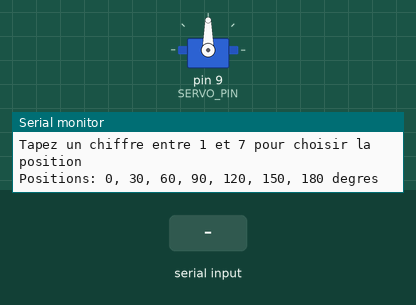
A sketch run on a simulated Arduino Uno, built with avr-gcc and run on an emulated ATmega328P. On the bench: servo, the last lines printed to the serial monitor. The inputs (shaded band) are chosen by the test bench.

Above: at 1.2 s.
1.3 s: "0\n" received over Serial
At 1.9 s:
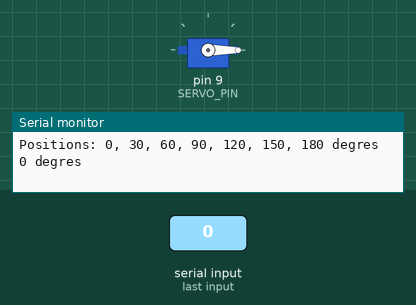
2.8 s: byte 49 ('1') received over Serial
At 4.0 s:
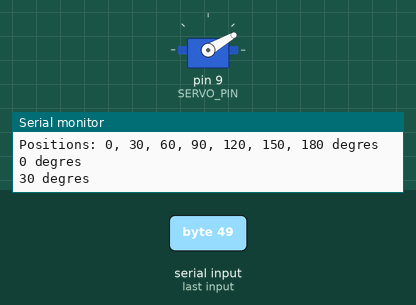
4.3 s: byte 50 ('2') received over Serial
At 5.4 s:
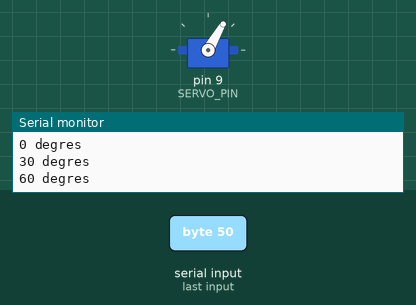
5.8 s: byte 52 ('4') received over Serial
At 6.5 s:
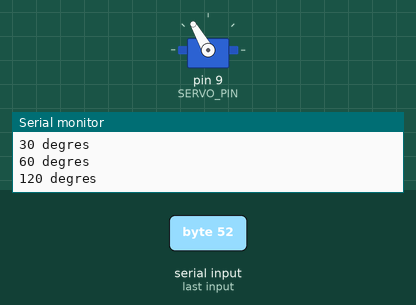
7.3 s: byte 53 ('5') received over Serial
At 7.7 s:
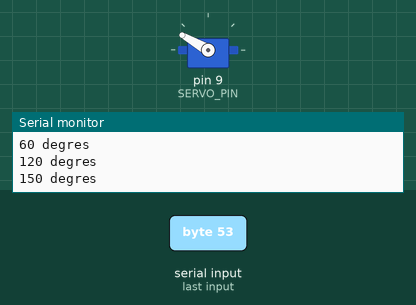
8.8 s: byte 54 ('6') received over Serial
At 10.0 s:
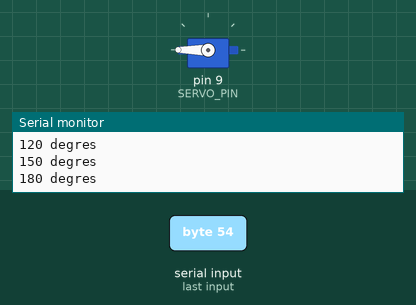
Timing chart, 0 to 11.3 s (numbered marks = the images above; inputs shaded):
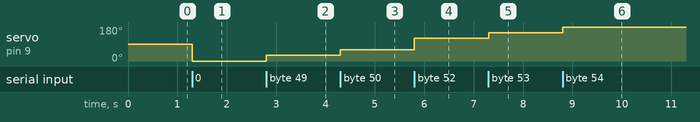

Measured:
- after the input at 1.3 s, servo on pin 9 (SERVO_PIN): 90° → 0° at once
- after the input at 2.8 s, servo on pin 9 (SERVO_PIN): 0° → 30° at once
- after the input at 4.3 s, servo on pin 9 (SERVO_PIN): 30° → 60° at once
- after the input at 5.8 s, servo on pin 9 (SERVO_PIN): 60° → 120° at once
- after the input at 7.3 s, servo on pin 9 (SERVO_PIN): 120° → 150° at once
- after the input at 8.8 s, servo on pin 9 (SERVO_PIN): 150° → 180° at once

The sketch:

quest3_servo_control.ino
```cpp
/**
 * @file ServoControl.ino
 * @brief Controle d’un servo
* L’utilisateur tape un chiffre de 1 a 7 pour faire tourner le servo
 */

#include <Servo.h>  ///Librairie Arduino pour controler servos

// -----------------------------------------------------------------------------
// Constantes
// -----------------------------------------------------------------------------
#define SERVO_PIN  9   ///Broche du servo (SER1 sur le shield)

// -----------------------------------------------------------------------------
// Objet global
// -----------------------------------------------------------------------------
Servo servoMoteur;   ///Objet servo global pour controler le SG90

// -----------------------------------------------------------------------------
// Initialisation
// -----------------------------------------------------------------------------
/**
 * @brief Initialisation la communication serie et le servo
 */
void setup() {
  Serial.begin(9600);
  servoMoteur.attach(SERVO_PIN);
  Serial.println("Tapez un chiffre entre 1 et 7 pour choisir la position");
  Serial.println("Positions: 0, 30, 60, 90, 120, 150, 180 degres");
}

// -----------------------------------------------------------------------------
// Boucle principale
// -----------------------------------------------------------------------------
/**
 * @brief Lecture des commandes serie et mouvement du servo selon la valeur
 */
void loop() {
  if (Serial.available() > 0) {
    char commande = Serial.read();
    // Ignore les retours chariots
    if (commande == '\r' || commande == '\n') return;

    // Selection de la position selon la commande
    switch (commande) {
      case '0': servoMoteur.write(0);   Serial.println("0 degres"); break;
      case '1': servoMoteur.write(30);  Serial.println("30 degres"); break;
      case '2': servoMoteur.write(60);  Serial.println("60 degres"); break;
      case '3': servoMoteur.write(90);  Serial.println("90 degres"); break;
      case '4': servoMoteur.write(120); Serial.println("120 degres"); break;
      case '5': servoMoteur.write(150); Serial.println("150 degres"); break;
      case '6': servoMoteur.write(180); Serial.println("180 degres"); break;
      default:
        Serial.println("Commande invalide! Tapez entreq 1 et 7");
        break;
    }
  }
}
```
